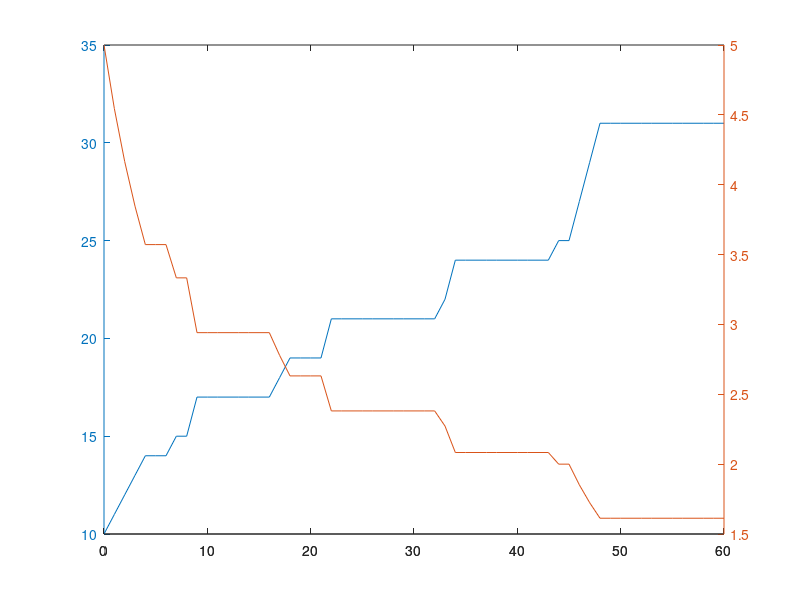

MATLAB code for this plot:
clear,clc
tiempo_computo = cputime;
l = 4;
umbral = 0.2;
n = 10; % Numero de particulas.
d = 2; % Numero de dimensiones.
t = 60; % Numero de pasos.
vel = 0.5; % Valor maximo de paso dimensional permitido. STIRRER
vel_p = zeros(1, n);
pos = unifrnd(0.2 * l, 0.8 * l, n, d); % 0.2 y 0.8 son valores arbitrarios para que las particulas esten dentro del molino. 
tam_ind = 5;
tam = tam_ind * ones(1, n); % Vector de tamaño para n particulas.
vel_stirr = 0.01*pi;
theta = zeros(1, n);
st_spacing = 50;
vel_imp = 0.2;

r_mill = 2;
r_st = 1.5;
x = 0: 0.01: 2*r_mill;
yup = sqrt(r_mill^2 - (x - r_mill).^2) + r_mill;
ydown = -1 * sqrt(r_mill^2 - (x - r_mill).^2) + r_mill;
mill = vertcat(horzcat(x',yup'),horzcat(x',ydown'));
sz_mill = size(mill);
t_inicial = [0 n];
avg_inicial = [0 tam_ind];
time = [];
number_of_particles = [];
avg_size = [];
t1 = 0.25*pi;
t2 = 0.75*pi;
for i = 1:t
  %plot(mill(:, 1), mill(:, 2));
  %hold on
  for w = 1:n
    if vel_p(w) > 0.01
      vel_p(w) -= 0.00005;
    endif
    deltax = vel_p(w) * cosd(theta(w));
    deltay = vel_p(w) * sind(theta(w));
    delta = horzcat(deltax, deltay);
    pos(w,:) += delta;
  endfor
  theta_s1 = (linspace(t1, t1, st_spacing))';
  theta_s2 = (linspace(t2, t2, st_spacing))';
  r_stirr = (linspace(-r_st, r_st, st_spacing))';
  x_s1 = (r_stirr * cos(t1)) + r_mill;
  y_s1 = (r_stirr * sin(t1)) + r_mill;
  x_s2 = (r_stirr * cos(t2)) + r_mill;
  y_s2 = (r_stirr * sin(t2)) + r_mill;
  stirrer = vertcat(horzcat(x_s1,y_s1),horzcat(x_s2,y_s2));
  %plot(stirrer(:, 1), stirrer(:, 2), 'o', 'markersize', 1);
  %axis([0 l 0 l]);
  %hold on 
  t1 += vel_stirr;
  t2 += vel_stirr;
  sz = size(stirrer);
  sig = n + 1;
  for i = 1:n % Colisiones contra el stirrer. 
    for j = 1:sz(1)
      dis_ns = sqrt(sum((pos(i,:) - stirrer(j,:)).^2));
        if dis_ns <= umbral % Si se cumple, existe una colision contra el impulsor.
          p = stirrer(j,:)-2;
          rad = sqrt(sum(p.^2));
          th = acosd(abs(p(1))/rad);
          if p(1)>0 && p(2)>0
            th += 0;
          endif
          if p(1)<0 && p(2)>0
            th = 180 - th;
          endif
          if p(1)<0 && p(2)<0
            th += 180;
          endif
          if p(1)>0 && p(2)<0
            th = 360 - th;
          endif
          theta(i) = th + 90;
          vel_p(i) = vel_imp * (rad / r_st);
        endif
      dif = umbral - dis_ns;
        if rand() < dif / umbral % Fragmentacion aleatoria.
          ti = tam(i);
          if ti > 2
            tam(i) = 1 + randi(ti - 2); % El rompimiento deberia estar en funcion de algo, no debe ser aleatorio.
            fi = ti - tam(i);
            tam(sig) = fi;
            pos(sig, :) = pos(i, :);
            theta(sig) = theta(i) + 3;
            vel_p(sig) = vel_imp * (rad / r_st);
            sig++;
          endif
        endif
    endfor 
  endfor
  %Inicia colisiones entre particulas.
  for i = 1 : n - 1
    for j = (i + 1) : n
      dis_nn = sqrt(sum((pos(i,:) - pos(j,:)).^2));
      dif_vel = vel_p(i) - vel_p(j);
        if dis_nn <= umbral % Colision con otra particula.
          if dif_vel > 0
            vel_p(j) = vel_p(i);
            theta(j) = theta(i) + 5; 
          elseif                  
            vel_p(i) = vel_p(j);
            theta(i) = theta(j) + 5;
          endif
        endif
    endfor
  endfor
  %Finalizan colisiones entre particulas.
  % Que no escapen las partículas del cilindro!!!
  for i = 1:n
    for j = 1:sz_mill(1)
      dis_nm = sqrt(sum((pos(i,:) - mill(j,:)).^2));
        if dis_nm <= 0.25 % Colision con cilindro.
          theta(i) += 180;
          dif = 0.25 - dis_nm;
          if rand() < dif / 0.3 % Fragmentacion aleatoria.
            ti = tam(i);
            if ti > 2
              tam(i) = 1 + randi(ti - 2); % El rompimiento deberia estar en funcion de algo, no debe ser aleatorio.
              fi = ti - tam(i);
              tam(sig) = fi;
              pos(sig, :) = pos(i, :);
              theta(sig) = theta(i);
              vel_p(sig) = vel_imp;
              sig++;
            endif
          endif
        endif % Termina colision con cilindro.
    endfor
  endfor
  n = sig - 1;
  %plot(pos(:, 1), pos(:, 2), 'o', 'markersize', 5);
  %saveas(gcf,strcat('figura',num2str(w),'.jpg'))
  %pause(0.05)
  %hold off
  avg_particles = mean(tam);
  avg_size = [avg_size;avg_particles];
  number_of_particles = [number_of_particles;n];
endfor
for i = 1:t
  time = [time;i];
endfor
doge = horzcat(time,number_of_particles);
cate = horzcat(time,avg_size);
graf1 = vertcat(t_inicial,doge);
graf2 = vertcat(avg_inicial,cate);
plotyy(graf1(:, 1), graf1(:, 2),graf2(:, 1), graf2(:, 2))
printf('Tiempo de procesamiento: %f segundos\n', cputime-tiempo_computo)
